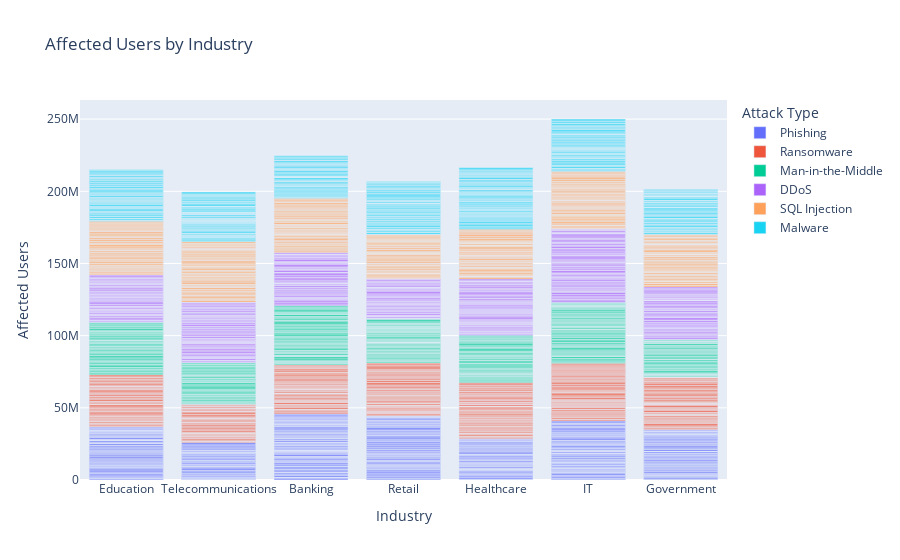
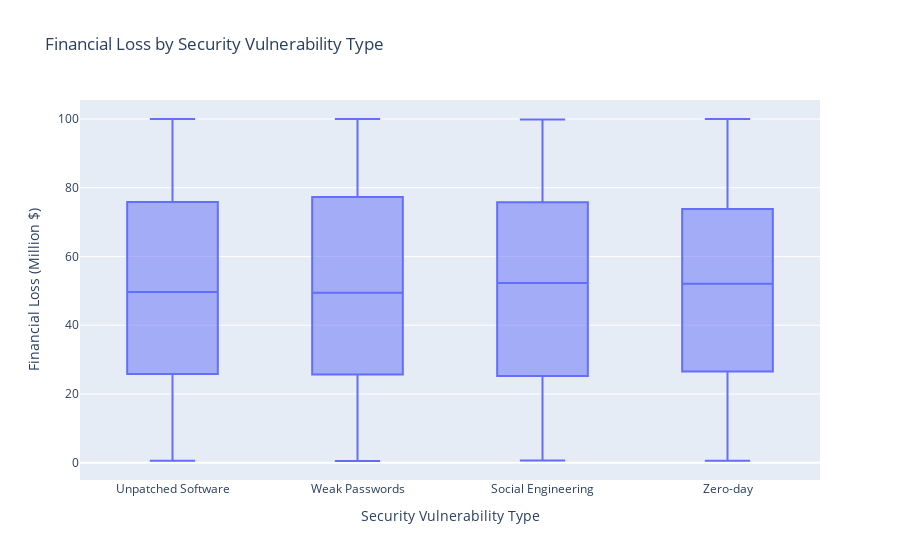
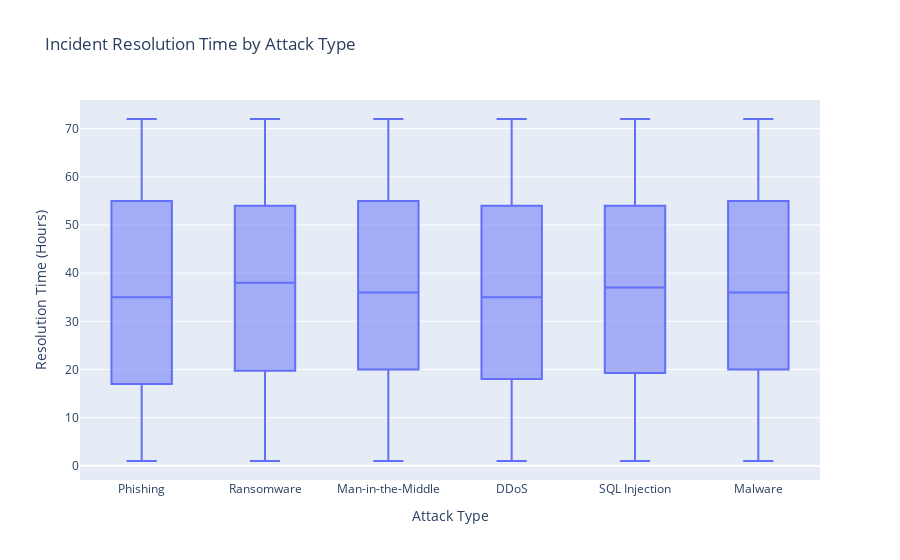

Notebook cell for these charts, in order:
### Markdown cell above
#it clearly shows the correlation between DDOS and Phishing attacks prevalence on IT, Telecomm and Banking sectors respectively

### Code cell
# affected users by industry chart
fig = px.bar(df, x='Target Industry', y='Number of Affected Users',
             title='Affected Users by Industry', color='Attack Type',
                labels={'Number of Affected Users': 'Affected Users', 'Target Industry': 'Industry'})
fig.update_layout(xaxis_title='Industry', yaxis_title='Affected Users')
fig.show()

# financial loss by security sulnerability type
fig = px.box(df, x='Security Vulnerability Type', y='Financial Loss (in Million $)',
               title='Financial Loss by Security Vulnerability Type')
fig.update_layout(xaxis_title='Security Vulnerability Type', yaxis_title='Financial Loss (Million $)')
fig.show()

# incident resolution time by attack type
fig = px.box(df, x='Attack Type', y='Incident Resolution Time (in Hours)',
               title='Incident Resolution Time by Attack Type')
fig.update_layout(xaxis_title='Attack Type', yaxis_title='Resolution Time (Hours)')
fig.show()

### Figure 1 — Plotly figure (JSON) as saved in the notebook; plotly's stock layout.template omitted (floating-point values rounded to 4 significant figures; data arrays with more than 128 entries replaced by an {"elided": "..."} marker saying what was removed)
{"data": [{"alignmentgroup": "True", "hovertemplate": "Attack Type=Phishing<br>Industry=%{x}<br>Affected Users=%{y}<extra></extra>", "legendgroup": "Phishing", "marker": {"color": "#636efa", "pattern": {"shape": ""}}, "name": "Phishing", "offsetgroup": "Phishing", "orientation": "v", "showlegend": true, "textposition": "auto", "type": "bar", "x": {"elided": "529 str values"}, "xaxis": "x", "y": {"elided": "529 int values"}, "yaxis": "y"}, {"alignmentgroup": "True", "hovertemplate": "Attack Type=Ransomware<br>Industry=%{x}<br>Affected Users=%{y}<extra></extra>", "legendgroup": "Ransomware", "marker": {"color": "#EF553B", "pattern": {"shape": ""}}, "name": "Ransomware", "offsetgroup": "Ransomware", "orientation": "v", "showlegend": true, "textposition": "auto", "type": "bar", "x": {"elided": "493 str values"}, "xaxis": "x", "y": {"elided": "493 int values"}, "yaxis": "y"}, {"alignmentgroup": "True", "hovertemplate": "Attack Type=Man-in-the-Middle<br>Industry=%{x}<br>Affected Users=%{y}<extra></extra>", "legendgroup": "Man-in-the-Middle", "marker": {"color": "#00cc96", "pattern": {"shape": ""}}, "name": "Man-in-the-Middle", "offsetgroup": "Man-in-the-Middle", "orientation": "v", "showlegend": true, "textposition": "auto", "type": "bar", "x": {"elided": "459 str values"}, "xaxis": "x", "y": {"elided": "459 int values"}, "yaxis": "y"}, {"alignmentgroup": "True", "hovertemplate": "Attack Type=DDoS<br>Industry=%{x}<br>Affected Users=%{y}<extra></extra>", "legendgroup": "DDoS", "marker": {"color": "#ab63fa", "pattern": {"shape": ""}}, "name": "DDoS", "offsetgroup": "DDoS", "orientation": "v", "showlegend": true, "textposition": "auto", "type": "bar", "x": {"elided": "531 str values"}, "xaxis": "x", "y": {"elided": "531 int values"}, "yaxis": "y"}, {"alignmentgroup": "True", "hovertemplate": "Attack Type=SQL Injection<br>Industry=%{x}<br>Affected Users=%{y}<extra></extra>", "legendgroup": "SQL Injection", "marker": {"color": "#FFA15A", "pattern": {"shape": ""}}, "name": "SQL Injection", "offsetgroup": "SQL Injection", "orientation": "v", "showlegend": true, "textposition": "auto", "type": "bar", "x": {"elided": "503 str values"}, "xaxis": "x", "y": {"elided": "503 int values"}, "yaxis": "y"}, {"alignmentgroup": "True", "hovertemplate": "Attack Type=Malware<br>Industry=%{x}<br>Affected Users=%{y}<extra></extra>", "legendgroup": "Malware", "marker": {"color": "#19d3f3", "pattern": {"shape": ""}}, "name": "Malware", "offsetgroup": "Malware", "orientation": "v", "showlegend": true, "textposition": "auto", "type": "bar", "x": {"elided": "485 str values"}, "xaxis": "x", "y": {"elided": "485 int values"}, "yaxis": "y"}], "layout": {"barmode": "relative", "legend": {"title": {"text": "Attack Type"}, "tracegroupgap": 0}, "title": {"text": "Affected Users by Industry"}, "xaxis": {"anchor": "y", "domain": [0, 1], "title": {"text": "Industry"}}, "yaxis": {"anchor": "x", "domain": [0, 1], "title": {"text": "Affected Users"}}}}

### Figure 2 — Plotly figure (JSON) as saved in the notebook; plotly's stock layout.template omitted (floating-point values rounded to 4 significant figures; data arrays with more than 128 entries replaced by an {"elided": "..."} marker saying what was removed)
{"data": [{"alignmentgroup": "True", "hovertemplate": "Security Vulnerability Type=%{x}<br>Financial Loss (in Million $)=%{y}<extra></extra>", "legendgroup": "", "marker": {"color": "#636efa"}, "name": "", "notched": false, "offsetgroup": "", "orientation": "v", "showlegend": false, "type": "box", "x": {"elided": "3000 str values"}, "x0": " ", "xaxis": "x", "y": {"elided": "3000 float values"}, "y0": " ", "yaxis": "y"}], "layout": {"boxmode": "group", "legend": {"tracegroupgap": 0}, "title": {"text": "Financial Loss by Security Vulnerability Type"}, "xaxis": {"anchor": "y", "domain": [0, 1], "title": {"text": "Security Vulnerability Type"}}, "yaxis": {"anchor": "x", "domain": [0, 1], "title": {"text": "Financial Loss (Million $)"}}}}

### Figure 3 — Plotly figure (JSON) as saved in the notebook; plotly's stock layout.template omitted (floating-point values rounded to 4 significant figures; data arrays with more than 128 entries replaced by an {"elided": "..."} marker saying what was removed)
{"data": [{"alignmentgroup": "True", "hovertemplate": "Attack Type=%{x}<br>Incident Resolution Time (in Hours)=%{y}<extra></extra>", "legendgroup": "", "marker": {"color": "#636efa"}, "name": "", "notched": false, "offsetgroup": "", "orientation": "v", "showlegend": false, "type": "box", "x": {"elided": "3000 str values"}, "x0": " ", "xaxis": "x", "y": {"elided": "3000 int values"}, "y0": " ", "yaxis": "y"}], "layout": {"boxmode": "group", "legend": {"tracegroupgap": 0}, "title": {"text": "Incident Resolution Time by Attack Type"}, "xaxis": {"anchor": "y", "domain": [0, 1], "title": {"text": "Attack Type"}}, "yaxis": {"anchor": "x", "domain": [0, 1], "title": {"text": "Resolution Time (Hours)"}}}}
